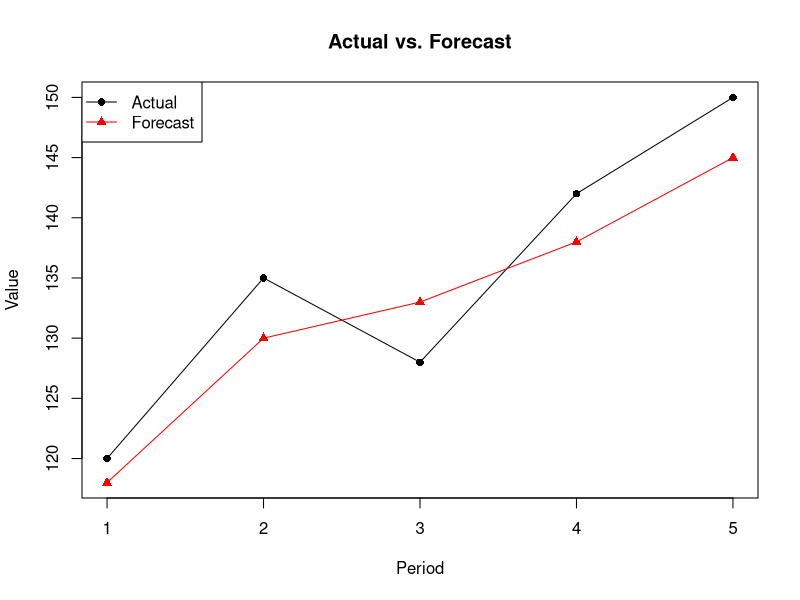

The R source for this figure:
# Fills a gap from Chapter 9: the trend/smoothing files produce forecasts
# but never score how accurate they are. These three metrics are the
# standard way to compare competing forecasting methods.

actual <- c(120, 135, 128, 142, 150)
forecast <- c(118, 130, 133, 138, 145)

errors <- actual - forecast

# MAE: Mean Absolute Error - average size of the error, in original units
mae <- mean(abs(errors))

# MSE: Mean Squared Error - penalizes large errors more heavily than MAE
mse <- mean(errors^2)

# MAPE: Mean Absolute Percentage Error - error size relative to actual
# values, expressed as a percentage (useful for comparing across series
# with different scales)
mape <- mean(abs(errors / actual)) * 100

list(MAE = mae, MSE = mse, MAPE = mape)

# --- chart: actual vs. forecast, side by side ---
periods <- 1:length(actual)
plot(periods, actual, type = "o", pch = 16, col = "black",
     ylim = range(c(actual, forecast)),
     main = "Actual vs. Forecast", xlab = "Period", ylab = "Value")
lines(periods, forecast, type = "o", pch = 17, col = "red")
legend("topleft", legend = c("Actual", "Forecast"),
       col = c("black", "red"), pch = c(16, 17), lty = 1)
